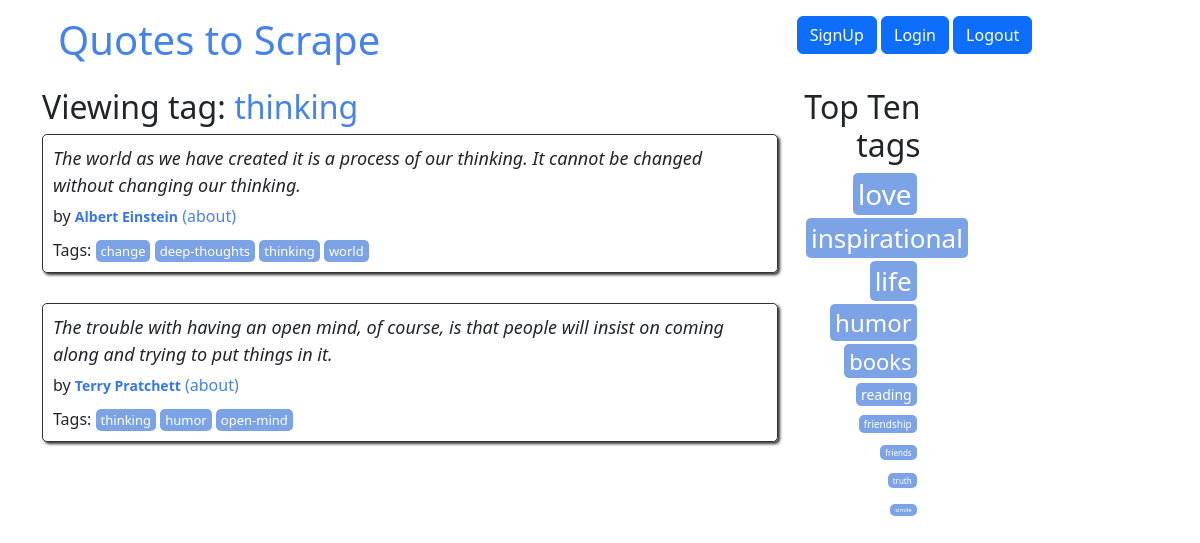
The page /tag/thinking/page/1/ on the database its author committed.
### quotes/models.py (models this page shows, shortened)
class Tag(models.Model):
    name = models.CharField(max_length=30, null=False, unique=True)

class Quote(models.Model):
    quote = models.TextField()
    tags = models.ManyToManyField(Tag)
    author = models.ForeignKey(Author, on_delete=models.CASCADE,
                               default=None, null=True)
    created_at = models.DateTimeField(auto_now_add=True)

class Author(models.Model):
    fullname = models.CharField(max_length=150)
    born_date = models.CharField(max_length=10)
    born_location = models.CharField(max_length=150)
    description = models.TextField()
    created_at = models.DateTimeField(auto_now_add=True)
    slug = models.SlugField(max_length=50, blank=True)

### quotes/views.py (the view)
def quotes_by_tag(request, tag_name, page=1):
    tag = Tag.objects.get(name=tag_name)
    quotes = Quote.objects.filter(tags=tag)
    per_page = 10
    paginator = Paginator(quotes, per_page)
    quotes_on_page = paginator.page(page)
    top_tags = get_top_tags()
    return render(
        request,
        "quotes/quotes_by_tag.html",
        context={"quotes": quotes_on_page, "tag": tag, "top_tags": top_tags},
    )

### quotes/views.py (called while the page is built)
def get_top_tags():
    top_tags = Tag.objects.annotate(num_quotes=Count("quote")).order_by("-num_quotes")[
        :10
    ]
    top_tags = [(tag, 2 * tag.num_quotes) for tag in top_tags]
    return top_tags

### quotes/templates/quotes/quotes_by_tag.html
{% extends 'quotes/base.html' %} {% load extract %} {% block content %}
<div class="row">
  <div class="col-md-8">
    <h2>
      Viewing tag:
      <a href="{% url 'quotes:quotes_by_tag' tag_name=tag.name page=1 %}"
        >{{ tag.name }}</a
      >
    </h2>
    {% for quote in quotes %}
    <div class="quote" itemscope="" itemtype="http://schema.org/CreativeWork">
      <span class="text" itemprop="text">{{ quote.quote }}</span>
      <span>
        by
        <small class="author" itemprop="author"
          >{{ quote.author.fullname }}</small
        >
        <a
          href="{% url 'quotes:author_page' author_slug=quote.author.fullname|slugify %}"
          >(about)</a
        >
      </span>
      <div class="tags">
        Tags: {% for tag in quote.tags.all %}
        <a
          class="tag"
          href="{% url 'quotes:quotes_by_tag' tag_name=tag.name page=1 %}"
          >{{ tag.name }}</a
        >
        {% endfor %}
      </div>
    </div>
    {% endfor %}
  </div>
  <div class="col-md-4 tags-box">
    {% include 'quotes/top_tags.html' with top_tags=top_tags %}
  </div>
</div>
{% endblock %}

### quotes/templates/quotes/top_tags.html
<div class="col-md-4 tags-box">
  <h2>Top Ten tags</h2>
  {% for tag, popularity in top_tags %}
  <span class="tag-item">
    <a
      class="tag"
      style="font-size: {{ popularity }}px"
      href="/tag/{{ tag.name }}/page/1"
      >{{ tag.name }}</a
    >
  </span>
  {% endfor %}
</div>

### quotes/static/quotes/styles.css (style rules this page uses)
.quote { padding: 10px; margin-bottom: 30px; border: 1px solid #333333; border-radius: 5px; box-shadow: 2px 2px 3px #333333; }
.quote span.text { display: block; margin-bottom: 5px; font-size: large; font-style: italic; }
.quote small.author { font-weight: bold; color: #3677e8; }
.quote .tags { margin-top: 10px; }
.tag { padding: 2px 5px; border-radius: 5px; color: white; font-size: small; background-color: #7ca3e6; }
.tags-box { text-align: right; }
.tag-item { display: block; margin: 4px; }
a { color: #4582ec; text-decoration: none; cursor: pointer; }

### rows shown on the page
Tag: name "thinking"
Quote: quote "The world as we have created it is a process of our thinking. It cannot be changed without changing our thinking.", author.fullname "Albert Einstein"
Tag: name "change"
Tag: name "deep-thoughts"
Tag: name "world"
Quote: quote "The trouble with having an open mind, of course, is that people will insist on coming along and trying to put things in it.", author.fullname "Terry Pratchett"
Tag: name "humor"
Tag: name "open-mind"
Tag: name "love"
Tag: name "inspirational"
Tag: name "life"
Tag: name "books"
Tag: name "reading"
Tag: name "friendship"
Tag: name "friends"
Tag: name "truth"
Tag: name "simile"
